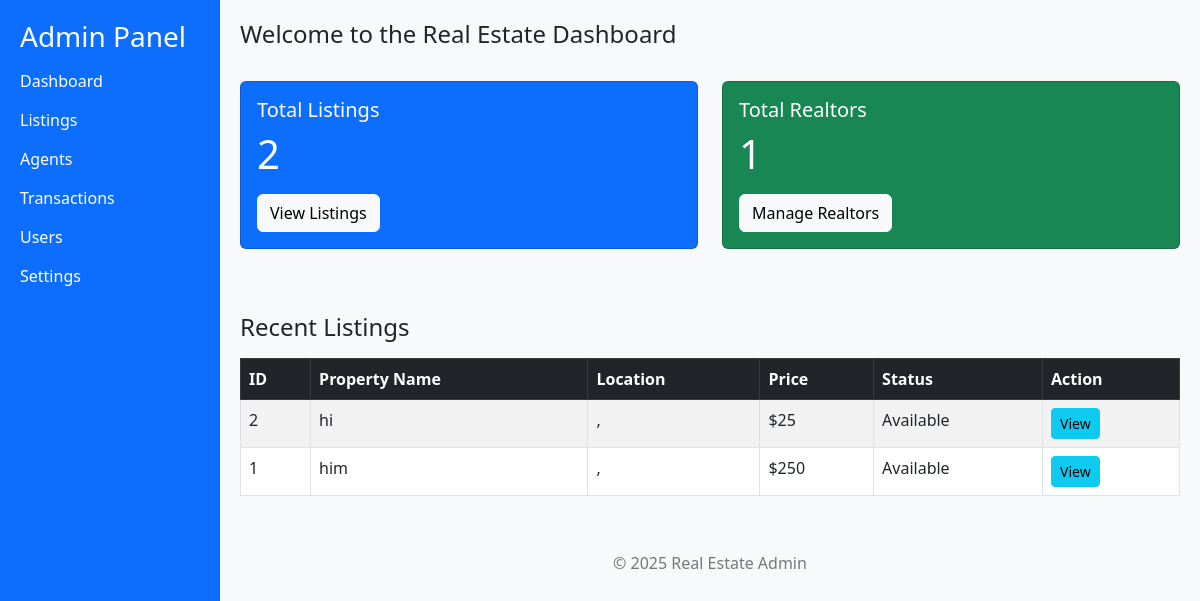
Page /main_page/realtors_dashboard on the committed database.
### main_page/models.py (models this page shows, shortened)
class Listing(models.Model):
  realtor = models.ForeignKey(Realtor, on_delete=models.CASCADE)
  title = models.CharField(max_length=200)
  address = models.CharField(max_length=200)
  city = models.CharField(max_length=100)
  state = models.CharField(max_length=100)
  zipcode = models.CharField(max_length=20)
  description = models.TextField(blank=True)
  price = models.IntegerField()
  bedrooms = models.IntegerField()
  bathrooms = models.DecimalField(max_digits=2, decimal_places=1)
  garage = models.IntegerField(default=0)
  sqft = models.IntegerField()
  lot_size = models.DecimalField(max_digits=5, decimal_places=1)
  photo_main = models.ImageField(upload_to='photos/%Y/%m/%d/')
  photo_1 = models.ImageField(upload_to='photos/%Y/%m/%d/', blank=True)
  photo_2 = models.ImageField(upload_to='photos/%Y/%m/%d/', blank=True)
  photo_3 = models.ImageField(upload_to='photos/%Y/%m/%d/', blank=True)
  photo_4 = models.ImageField(upload_to='photos/%Y/%m/%d/', blank=True)
  photo_5 = models.ImageField(upload_to='photos/%Y/%m/%d/', blank=True)
  photo_6 = models.ImageField(upload_to='photos/%Y/%m/%d/', blank=True)
  is_published = models.BooleanField(default=True)
  list_date = models.DateTimeField(default=datetime.now, blank=True)

### main_page/views.py (the view)
# urls.py: path('realtors_dashboard',views.realtors_admin,name ='realtors_admin'),
def realtors_admin(request):
    total_listings = Listing.objects.count()
    total_realtors = Realtor.objects.count()
    recent_listings = Listing.objects.order_by("-list_date")[:5]
    context = {
        "total_listings": total_listings,
        "total_realtors": total_realtors,
        "recent_listings": recent_listings,
    }
    return render(request, "main_page/realtors_admin.html", context)

### templates/main_page/realtors_admin.html (shortened to what this page needs)
{% load static %}
<!DOCTYPE html>
<html lang="en">
<head>
    <link href="https://cdn.jsdelivr.net/npm/bootstrap@5.3.0/dist/css/bootstrap.min.css" rel="stylesheet">
</head>
<body>
    <div class="sidebar">
        <h3>Admin Panel</h3>
        <a href="{% url 'realtors_admin' %}">Dashboard</a>
        <a href="{% url 'listing_list' %}">Listings</a>
        <a href="{% url 'realtor_list' %}">Agents</a>
        <a href="#">Transactions</a>
        <a href="#">Users</a>
        <a href="#">Settings</a>
    </div>
    <div class="content">
        <div class="header mb-4">
            <h4>Welcome to the Real Estate Dashboard</h4>
        </div>
        <div class="row">
            <div class="col-md-6">
                <div class="card text-white bg-primary mb-3">
                    <div class="card-body">
                        <h5 class="card-title">Total Listings</h5>
                        <p class="card-text display-6">{{ total_listings }}</p>
                        <a href="{% url 'listing_list' %}" class="btn btn-light">View Listings</a>
                    </div>
                </div>
            </div>
            <div class="col-md-6">
                <div class="card text-white bg-success mb-3">
                    <div class="card-body">
                        <h5 class="card-title">Total Realtors</h5>
                        <p class="card-text display-6">{{ total_realtors }}</p>
                        <a href="{% url 'realtor_list' %}" class="btn btn-light">Manage Realtors</a>
                    </div>
                </div>
            </div>
        </div>
        <div class="mt-5">
            <h4>Recent Listings</h4>
            <table class="table table-striped table-bordered mt-3">
                <thead class="table-dark">
                    <tr>
                        <th>ID</th>
                        <th>Property Name</th>
                        <th>Location</th>
                        <th>Price</th>
                        <th>Status</th>
                        <th>Action</th>
                    </tr>
                </thead>
                <tbody>
                    {% for listing in recent_listings %}
                    <tr>
                        <td>{{ listing.id }}</td>
                        <td>{{ listing.title }}</td>
                        <td>{{ listing.city }}, {{ listing.state }}</td>
                        <td>${{ listing.price|floatformat:0 }}</td>
                        <td>{{ listing.is_published|yesno:"Available,Unpublished" }}</td>
                        <td>
                            <a href="{% url 'listing_detail' listing.pk %}" class="btn btn-info btn-sm">View</a>
                        </td>
                    </tr>
                    {% empty %}
                    <tr><td colspan="6" class="text-center">No recent listings found.</td></tr>
                    {% endfor %}
                </tbody>
            </table>
        </div>
        <footer>&copy; 2025 Real Estate Admin</footer>
    </div>
</body>
</html>

### templates/main_page/realtors_admin.html (style rules this page uses)
body { display: flex; min-height: 100vh; overflow-x: hidden; }
.sidebar { min-width: 220px; background-color: #0d6efd; color: white; padding: 20px; position: sticky; top: 0; height: 100vh; }
.sidebar a { color: white; display: block; margin: 15px 0; text-decoration: none; }
.content { flex-grow: 1; padding: 20px; background-color: #f8f9fa; }
.header { display: flex; justify-content: space-between; align-items: center; }
footer { text-align: center; padding: 15px; margin-top: 40px; color: #777; }

### rows in the picture
Listing: id "2", title "hi", price "25", is_published "Available"
Listing: id "1", title "him", price "250", is_published "Available"

### other values in the picture
{{ total_listings }} "2"
{{ total_realtors }} "1"
